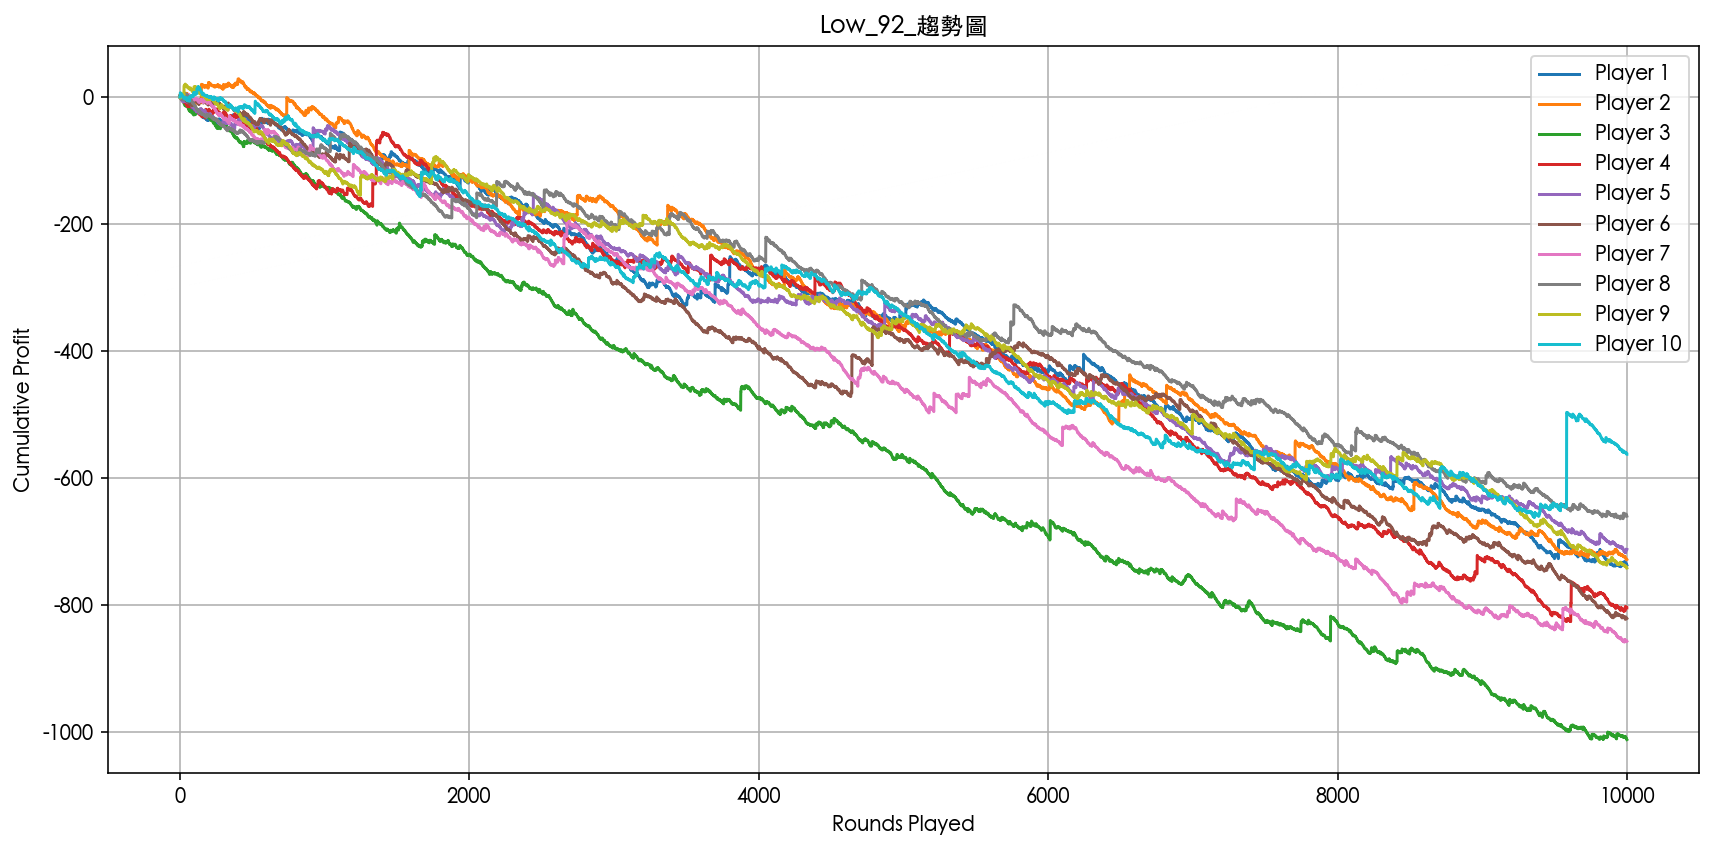

Python code for this plot:
import numpy as np
import pandas as pd
import matplotlib.pyplot as plt

# ------------------------------
# 遊戲設定參數
# ------------------------------
positions = list(range(17))
probs = [0.0000152587890625, 0.000244140625, 0.0018310546875, 0.008544921875,
         0.02777099609375, 0.066650390625, 0.1221923828125, 0.174560546875,
         0.196380615234375, 0.174560546875, 0.1221923828125, 0.066650390625,
         0.02777099609375, 0.008544921875, 0.0018310546875, 0.000244140625, 0.0000152587890625]

payout_table = {
    0: 60.0, 1: 30.0, 2: 8.0, 3: 2.6, 4: 1.5,
    5: 1.1, 6: 1.0, 7: 0.6, 8: 0.2, 9: 0.6,
    10: 1.0, 11: 1.1, 12: 1.5, 13: 2.6, 14: 8.0,
    15: 30.0, 16: 60.0
}

ball_multipliers = [1, 2, 5]
ball_probs = [0.93, 0.05, 0.02]
rounds_per_player = 10000
num_players = 10
bet_amount = 1

# ------------------------------
# 模擬單一玩家
# ------------------------------
def simulate_player(rng, rounds):
    profit = 0.0
    cumulative_profit = []

    for _ in range(rounds):
        pos = rng.choice(positions, p=probs)
        base_prize = payout_table[pos]
        multiplier = rng.choice(ball_multipliers, p=ball_probs)
        payout = base_prize * multiplier
        profit += payout - bet_amount
        cumulative_profit.append(profit)

    return cumulative_profit

# ------------------------------
# 模擬全部玩家並收集結果
# ------------------------------
rng = np.random.default_rng(42)
all_players_profits = []

for i in range(num_players):
    profits = simulate_player(rng, rounds_per_player)
    all_players_profits.append(profits)

# ------------------------------
# 畫出趨勢圖
# ------------------------------
plt.figure(figsize=(12, 6))
for i, profits in enumerate(all_players_profits):
    plt.plot(profits, label=f"Player {i+1}")
plt.title("Low_92_趨勢圖")
plt.xlabel("Rounds Played")
plt.ylabel("Cumulative Profit")
plt.legend()
plt.grid(True)
plt.tight_layout()
plt.show()
